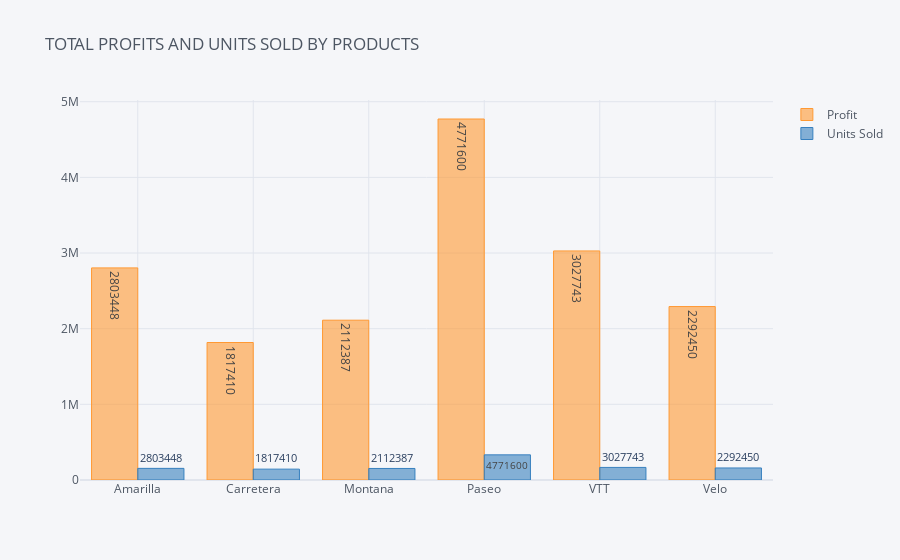

The cell this chart's notebook holds for it:
### Code cell
b = data.groupby("Product").sum()[["Profit","Units Sold"]].reset_index()

b.iplot(kind="bar",x="Product",y=["Profit","Units Sold"],
        text="Profit",title="TOTAL PROFITS AND UNITS SOLD BY PRODUCTS")

### Figure 1 — Plotly figure (JSON) as saved in the notebook; plotly's stock layout.template omitted (floating-point values rounded to 4 significant figures)
{"data": [{"marker": {"color": "rgba(255, 153, 51, 0.6)", "line": {"color": "rgba(255, 153, 51, 1.0)", "width": 1}}, "name": "Profit", "orientation": "v", "text": [2803448, 1817410, 2112387, 4771600, 3027743, 2292450], "type": "bar", "x": ["Amarilla", "Carretera", "Montana", "Paseo", "VTT", "Velo"], "y": [2803448, 1817410, 2112387, 4771600, 3027743, 2292450]}, {"marker": {"color": "rgba(55, 128, 191, 0.6)", "line": {"color": "rgba(55, 128, 191, 1.0)", "width": 1}}, "name": "Units Sold", "orientation": "v", "text": [2803448, 1817410, 2112387, 4771600, 3027743, 2292450], "type": "bar", "x": ["Amarilla", "Carretera", "Montana", "Paseo", "VTT", "Velo"], "y": [153807, 143641, 152485, 332491, 166228, 159125]}], "layout": {"legend": {"bgcolor": "#F5F6F9", "font": {"color": "#4D5663"}}, "paper_bgcolor": "#F5F6F9", "plot_bgcolor": "#F5F6F9", "title": {"font": {"color": "#4D5663"}, "text": "TOTAL PROFITS AND UNITS SOLD BY PRODUCTS"}, "xaxis": {"gridcolor": "#E1E5ED", "showgrid": true, "tickfont": {"color": "#4D5663"}, "title": {"font": {"color": "#4D5663"}, "text": ""}, "zerolinecolor": "#E1E5ED"}, "yaxis": {"gridcolor": "#E1E5ED", "showgrid": true, "tickfont": {"color": "#4D5663"}, "title": {"font": {"color": "#4D5663"}, "text": ""}, "zerolinecolor": "#E1E5ED"}}}
